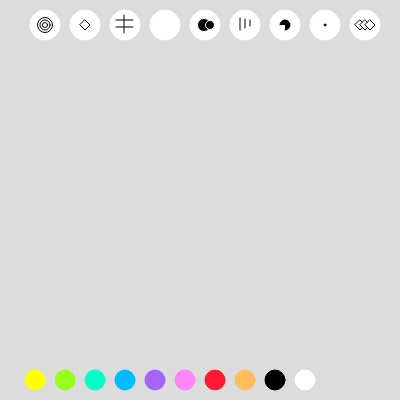
Frame 1 (no input)
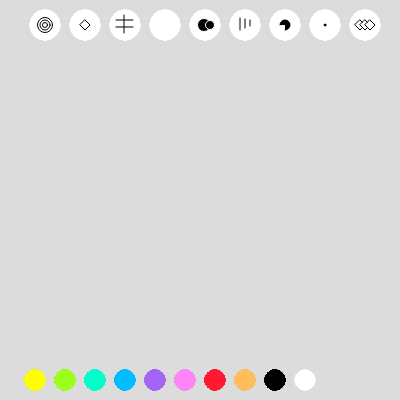
Frame 60 (no input)
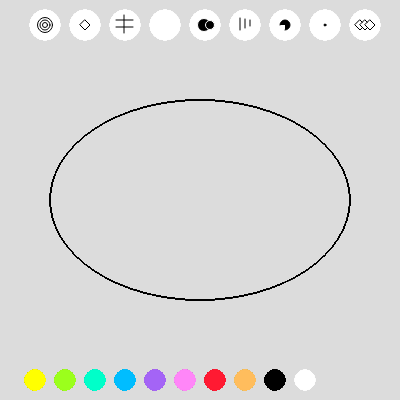
Frame 120 (the mouse pressed at the canvas centre since frame 60)

The p5.js sketch that drew these frames (run headless with seeded random() and noise() and a simulated clock; from frame 60 on, the mouse is pressed at the canvas centre):

// p5.js sketch
// ── sketch.js
var i=0
//herramientas figuras
//Boton 1
var posXbot0=40;
var posYbot0=20;
tamBot0=10;
//Boton 2
var posXbot1=80;
var posYbot1=20;
tamBot1=10;
//Boton 3
var posXbot2=120;
var posYbot2=20;
tamBot2=10;
//Boton 4
var posXbot3=160;
var posYbot3=20;
tamBot3=10;
//Boton 5
var posXbot4=200;
var posYbot4=20;
tamBot4=10;
//Boton 6
var posXbot5=240;
var posYbot5=20;
tamBot5=10;
//Boton 7
var posXbot6=280;
var posYbot6=20;
tamBot6=10;
//Boton 8
var posXbot7=320;
var posYbot7=20;
tamBot7=10;
//Boton 9
var posXbot8=360;
var posYbot8=20;
tamBot8=10;
//Boton 10
var posXbot9=440;
var posYbot9=20;
tamBot9=10;

//herramientas color
//Boton 1
var posXbot11=30;
var posYbot11=375;
tamBot11=10;
//Boton 2
var posXbot12=60;
var posYbot12=375;
tamBot12=10;
//Boton 3
var posXbot13=90;
var posYbot13=375;
tamBot13=10;
//Boton 5
var posXbot14=120;
var posYbot14=375;
tamBot14=10;
//Boton 6
var posXbot15=150;
var posYbot15=375;
tamBot15=10;
//Boton 7
var posXbot16=180;
var posYbot16=375;
tamBot16=10;
//Boton 8
var posXbot17=210;
var posYbot17=375;
tamBot17=10;
//Boton 9
var posXbot18=240;
var posYbot18=375;
tamBot18=10;
//Boton 10
var posXbot19=270;
var posYbot19=375;
tamBot19=10;
//boton 11
var posXbot20=300;
var posYbot20=375;
tamBot20=10;

//Herramienta
var herSelect = 0;
//Color
var colSelect = 0;

function setup() {
createCanvas(400, 400);
background(220);
stroke(1)
}

function draw() {
strokeWeight(0)
  //herramientas figuras  
  
   //herramienta 1
fill(255);
  strokeWeight(1)
stroke (255);
ellipse(posXbot0+ (tamBot0/2) , posYbot0+(tamBot0/2), 30,30); 
  
noFill();
  stroke(0);
  ellipse(45,25,15,15)
  ellipse(45,25,10,10)
  ellipse(45,25,5,5)
  
        
  //herramienta 2
fill(255);
stroke (255);
ellipse(posXbot1+ (tamBot1/2) , posYbot1+(tamBot1/2), 30,30); 
  
    noFill();
stroke(0);
quad(85,20,90,25,85,30,80,25)
  
  //herramienta 3
 fill(255);
stroke (255);
ellipse(posXbot2+ (tamBot2/2) , posYbot2+(tamBot2/2), 30,30); 

stroke (0);
  line(116,27,133,27)
  line(116,20,133,20)
  line(124,15,124,33)

  //herramienta 4
  fill(255);
  stroke (255);
  ellipse(posXbot3+ (tamBot3/2) , posYbot3+(tamBot3/2), 30,30);
  
  //herramienta 5
fill(255);
stroke (255);
ellipse(posXbot4+ (tamBot4/2) , posYbot4+(tamBot4/2), 30,30); 
  
  fill(0);
  ellipse(204,25,13,13)
  ellipse(210,25,9,9)
  
  //herramienta 6
fill(255);
stroke (255);
ellipse(posXbot5+ (tamBot5/2) , posYbot5+(tamBot5/2), 30,30);
  
  stroke (0);
  line(240,18,240,30)
  line(245,19,245,28)
  line(250,20,250,26)
  
  //herramienta 7
fill(255);
stroke (255);
ellipse(posXbot6+ (tamBot6/2) , posYbot6+(tamBot6/2), 30,30);
  fill(0);
  stroke (0);
    arc(285, 25, 10, 10, PI, TWO_PI+HALF_PI);
  
  //herramienta 8
fill(255);
stroke (255);
ellipse(posXbot7+ (tamBot7/2) , posYbot7+(tamBot7/2), 30,30);
  
  //herramienta 9
fill(255);
stroke (255);
ellipse(posXbot8+ (tamBot8/2) , posYbot8+(tamBot8/2), 30,30);
  fill(0);
stroke (0);
  ellipse(325,25,2,2)
  
  //herramienta 10
fill(255);
stroke (255);
ellipse(posXbot9+ (tamBot9/2) , posYbot9+(tamBot9/2), 30,30); 
  
  stroke(0);
quad(360,20,365,25,360,30,355,25)
quad(365,20,370,25,365,30,360,25)
quad(370,20,375,25,370,30,365,25)
  
//herramientas colores
  //amarillo
fill(255,255,0);
stroke (255,255,0);
ellipse(posXbot11+ (tamBot11/2) , posYbot11+(tamBot11/2), 20,20); 
  //verde
fill(155,255,28);
stroke (155,255,28);
ellipse(posXbot12+ (tamBot12/2) , posYbot12+(tamBot12/2), 20,20); 
  //azul claro
fill(0,255,201);
stroke (0,255,201);
ellipse(posXbot13+ (tamBot13/2) , posYbot13+(tamBot13/2), 20,20); 
  //azul
fill(0,189,255);
stroke (0,189,255);
ellipse(posXbot14+ (tamBot14/2) , posYbot14+(tamBot14/2), 20,20); 
  //morado
fill(164,100,246);
stroke (164,100,246);
ellipse(posXbot15+ (tamBot15/2) , posYbot15+(tamBot15/2), 20,20); 
  //rosado
fill(255,134,248);
stroke (255,134,248);
ellipse(posXbot16+ (tamBot16/2) , posYbot16+(tamBot16/2), 20,20);
  //rojo
fill(255,26,50);
stroke (255,26,50);
ellipse(posXbot17+ (tamBot17/2) , posYbot17+(tamBot17/2), 20,20);
  //naranja
fill(255,189,93);
stroke (255,189,93);
ellipse(posXbot18+ (tamBot18/2) , posYbot18+(tamBot18/2), 20,20);
  //negro
fill(0);
stroke (0);
ellipse(posXbot19+ (tamBot19/2) , posYbot19+(tamBot19/2), 20,20);
  //blanco
fill(255);
stroke (255);
ellipse(posXbot20+ (tamBot20/2) , posYbot20+(tamBot20/2), 20,20);
 
if (mouseIsPressed) {
if (colSelect == 0){
fill(0,0,0);
stroke(0,0,0);
}
  
//herramientas colores
  //amarillo
if (colSelect == 11){
fill(255,255,0);
stroke (255,255,0);
}  
if (mouseX > posXbot11 && mouseX < posXbot11 + tamBot11 &&
mouseY > posYbot11 && mouseY < posYbot11 + tamBot11) {
colSelect = 11;
}
  //verde
if (colSelect == 12){
fill(155,255,28);
stroke (155,255,28);
}  
if (mouseX > posXbot12 && mouseX < posXbot12 + tamBot12 &&
mouseY > posYbot12 && mouseY < posYbot12 + tamBot12) {
colSelect = 12;
}
  //azul claro
if (colSelect == 13){
fill(0,255,201);
stroke (0,255,201);
}  
if (mouseX > posXbot13 && mouseX < posXbot13 + tamBot13 &&
mouseY > posYbot13 && mouseY < posYbot13 + tamBot13) {
colSelect = 13;
}  
  //azul 
if (colSelect == 14){
fill(0,189,255);
stroke (0,189,255);
}  
if (mouseX > posXbot14 && mouseX < posXbot14 + tamBot14 &&
mouseY > posYbot14 && mouseY < posYbot14 + tamBot14) {
colSelect = 14;
}  
  //morado
if (colSelect == 15){
fill(164,100,246);
stroke (164,100,246);
}  
if (mouseX > posXbot15 && mouseX < posXbot15 + tamBot15 &&
mouseY > posYbot15 && mouseY < posYbot15 + tamBot15) {
colSelect = 15;
} 
  //rosado
if (colSelect == 16){
fill(255,134,248);
stroke (255,134,248);
}  
if (mouseX > posXbot16 && mouseX < posXbot16 + tamBot16 &&
mouseY > posYbot16 && mouseY < posYbot16 + tamBot16) {
colSelect = 16;
} 
  //rojo
if (colSelect == 17){
fill(255,26,50);
stroke (255,26,50);
}  
if (mouseX > posXbot17 && mouseX < posXbot17 + tamBot17 &&
mouseY > posYbot17 && mouseY < posYbot17 + tamBot17) {
colSelect = 17;
} 
  //naranja
if (colSelect == 18){
fill(255,189,93);
stroke (255,189,93);
}  
if (mouseX > posXbot18 && mouseX < posXbot18 + tamBot18 &&
mouseY > posYbot18 && mouseY < posYbot18 + tamBot18) {
colSelect = 18;
} 
  //negro
if (colSelect == 19){
fill(0);
stroke (0);
}  
if (mouseX > posXbot19 && mouseX < posXbot19 + tamBot19 &&
mouseY > posYbot19 && mouseY < posYbot19 + tamBot19) {
colSelect = 19;
}  
  //blanco
if (colSelect == 20){
fill(255);
stroke (255);
}  
if (mouseX > posXbot20 && mouseX < posXbot20 + tamBot20 &&
mouseY > posYbot20 && mouseY < posYbot19 + tamBot19) {
colSelect = 20;
} 
  
//herramientas figuras
  //1
if (mouseX > posXbot0 && mouseX < posXbot0 + tamBot0 &&
mouseY > posYbot0 && mouseY < posYbot0 + tamBot0) {
herSelect = 0;
} 
 if (herSelect == 0) {
  noFill();
  strokeWeight(1);
  ellipse(200, 200, (100)*3, mouseY);  
}  
  //2
if (mouseX > posXbot1 && mouseX < posXbot1 + tamBot1 &&
mouseY > posYbot1 && mouseY < posYbot1 + tamBot1) {
herSelect = 1;
}
if (herSelect == 1) {
  noFill();
  strokeWeight(1);
beginShape(QUAD_STRIP); 
vertex(mouseX, 150); 
vertex(190, mouseY);
vertex(mouseY, 150); 
vertex(210, mouseY); 
vertex(mouseX, 210); 
endShape();
}
    //3
if (mouseX > posXbot2 && mouseX < posXbot2 + tamBot2 &&
mouseY > posYbot2 && mouseY < posYbot2 + tamBot2) {
herSelect = 2;
}
  if (herSelect == 2){
beginShape(QUADS);
vertex(200, mouseY);
vertex(200, 245);
vertex(220, 245);
vertex(220, mouseY);
vertex(235, mouseY);
vertex(235, 245);
vertex(255, 245);
vertex(255, mouseY);
vertex(mouseX, 200);
vertex(245, 200);
vertex(245, 220);
vertex(mouseX, 220);
vertex(mouseX, 235);
vertex(245, 235);
vertex(245, 255);
vertex(mouseX, 255);
endShape();
}
  
  //4
if (mouseX > posXbot3 && mouseX < posXbot3 + tamBot3 &&
mouseY > posYbot3 && mouseY < posYbot3 + tamBot3) {
herSelect = 3;
} 
  if (herSelect == 3){
arc(200,200,mouseY, mouseX, mouseX, mouseX);
  }
  
  //5
if (mouseX > posXbot4 && mouseX < posXbot4 + tamBot4 &&
mouseY > posYbot4 && mouseY < posYbot4 + tamBot4) {
herSelect = 4;
}  
    if (herSelect == 4){
    strokeWeight(0);
  var weight = dist(mouseX, mouseY, pmouseX, pmouseY);
  strokeWeight(weight);
  line(mouseX, mouseY, pmouseX, pmouseY);
    ellipse(mouseX, mouseY, 10, 10);
    }
  
  //6
if (mouseX > posXbot5 && mouseX < posXbot5 + tamBot5 &&
mouseY > posYbot5 && mouseY < posYbot5 + tamBot5) {
herSelect = 5;
}  
  if (herSelect == 5){
arc(mouseX, mouseY, 3 ,mouseX, QUARTER_PI, PI+QUARTER_PI);
  }
    
  //7
if (mouseX > posXbot6 && mouseX < posXbot6 + tamBot6 &&
mouseY > posYbot6 && mouseY < posYbot6 + tamBot6) {
herSelect = 6;
}  
    if (herSelect == 6){
arc(mouseX, mouseY, 80 ,mouseX, QUARTER_PI + 10, PI+QUARTER_PI + 10);
  }
  
  //8
if (mouseX > posXbot7 && mouseX < posXbot7 + tamBot7 &&
mouseY > posYbot7 && mouseY < posYbot7 + tamBot7) {
herSelect = 7;
}  
  if (herSelect == 7){
  translate(mouseX, mouseY);
  beginShape(POINTS);
vertex(30, 20);
vertex(85, 20);
vertex(85, 75);
vertex(30, 75);
endShape();
  }
  
  //9
if (mouseX > posXbot8 && mouseX < posXbot8 + tamBot8 &&
mouseY > posYbot8 && mouseY < posYbot8 + tamBot8) {
herSelect = 8;
}  
 if (herSelect == 8){
  noFill();
  strokeWeight(1)
translate(mouseX, mouseY);
vertex(57.5, 50);
vertex(57.5, 15); 
vertex(92, 50); 
vertex(57.5, 85); 
vertex(22, 50); 
vertex(57.5, 15); 
endShape();
 }
  
  //10
  if (mouseX > posXbot9 && mouseX < posXbot9 + tamBot9 &&
mouseY > posYbot9 && mouseY < posYbot9 + tamBot9) {
herSelect = 9;
}
  if (herSelect == 9){
  translate(mouseX, mouseY);
  beginShape();
vertex(20, 20);
vertex(40, 20);
vertex(40, 40);
vertex(60, 40);
vertex(60, 60);
vertex(20, 60);
endShape(CLOSE);
  }
}
}
